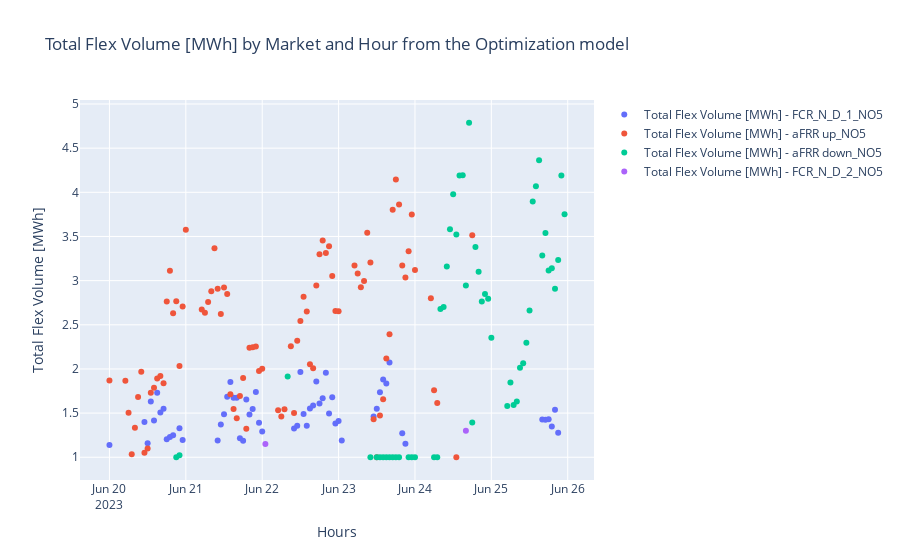

Notebook code cell kept with this figure:
### Code cell
make_plots_for_sol(sol_df = mcd, sol_name= "Optimization", y_axis_name= "Total Flex Volume [MWh]")
